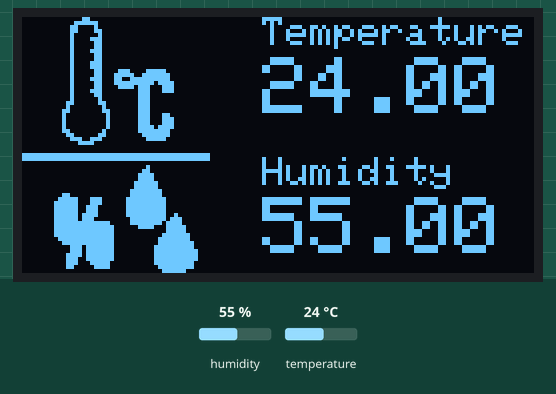
Recording of a sketch running on a simulated Arduino Uno, built with avr-gcc and run on an emulated ATmega328P. Parts: 128×64 one-colour display. Inputs (shaded band) come from the test bench; at power-on: humidity 55 %, temperature 24 °C.

Above: at 3.2 s.
3.3 s: humidity set to 22 %
At 4.6 s:
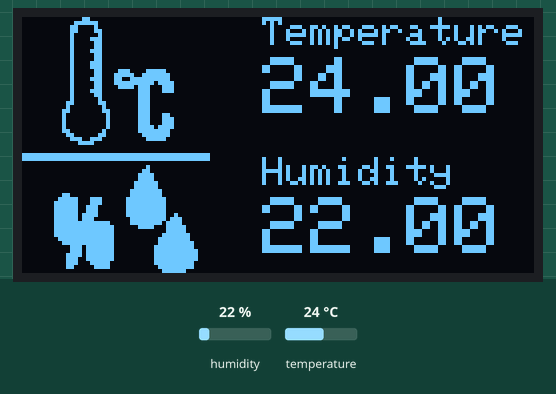
6.0 s: temperature set to 12 °C
At 7.1 s:
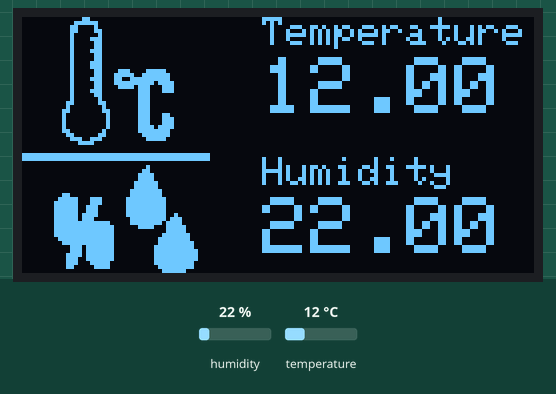
8.7 s: humidity set to 40 %
At 10.9 s:
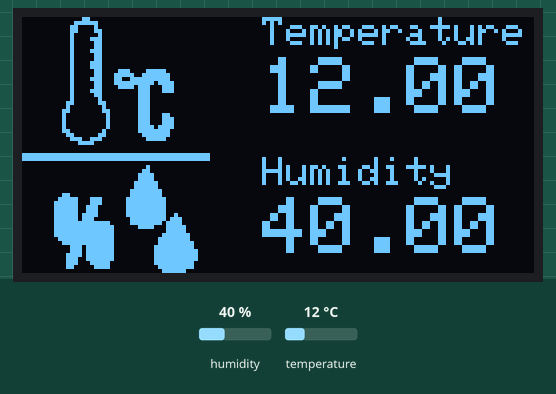
11.8 s: temperature set to 19 °C
At 13.3 s:
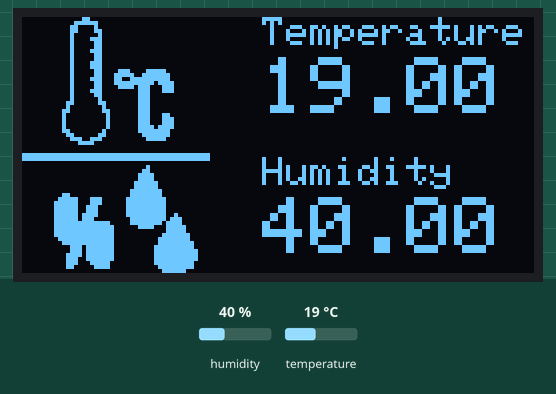
Timing chart, 0 to 14.8 s (numbered marks = the images above; inputs shaded):
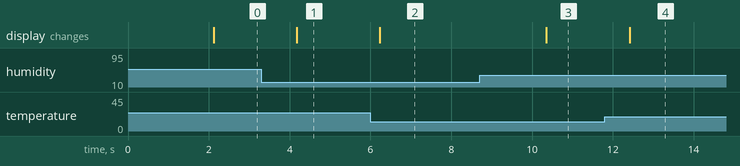

Measured:
- after the input at 3.3 s, the display: changes after 0.88 s (image 1)
- after the input at 6.0 s, the display: changes after 0.24 s (image 2)
- after the input at 8.7 s, the display: changes after 1.7 s (image 3)
- after the input at 11.8 s, the display: changes after 0.61 s (image 4)

The sketch:

dht11_oled_final_final.ino
```cpp
#include <Wire.h>
#include <Adafruit_GFX.h>
#include <Adafruit_SH1106.h>
#include <Adafruit_Sensor.h>
#include "DHT.h"


#define SCREEN_WIDTH 128 // OLED display width, in pixels
#define SCREEN_HEIGHT 64 // OLED display height, in pixels

#define OLED_RESET -1
Adafruit_SH1106 display(OLED_RESET);

#define DHTPIN 2     // Digital pin connected to the DHT sensor

// Uncomment the type of sensor in use:
#define DHTTYPE    DHT11     // DHT 11
//#define DHTTYPE    DHT22     // DHT 22 (AM2302)
//#define DHTTYPE    DHT21     // DHT 21 (AM2301)

DHT dht(DHTPIN, DHTTYPE);

// 'Blog_Parrot-Neonate-Care_Temp-and-humidity', 128x64px
const unsigned char myBitmap [] PROGMEM = {
  0x00, 0x01, 0x80, 0x00, 0x00, 0x00, 0x00, 0x00, 0x00, 0x00, 0x00, 0x00, 0x00, 0x00, 0x00, 0x00,
  0x00, 0x07, 0xe0, 0x00, 0x00, 0x00, 0x00, 0x00, 0x00, 0x00, 0x00, 0x00, 0x00, 0x00, 0x00, 0x00,
  0x00, 0x0c, 0x20, 0x00, 0x00, 0x00, 0x00, 0x00, 0x00, 0x00, 0x00, 0x00, 0x00, 0x00, 0x00, 0x00,
  0x00, 0x0c, 0x30, 0x00, 0x00, 0x00, 0x00, 0x00, 0x00, 0x00, 0x00, 0x00, 0x00, 0x00, 0x00, 0x00,
  0x00, 0x08, 0x10, 0x00, 0x00, 0x00, 0x00, 0x00, 0x00, 0x00, 0x00, 0x00, 0x00, 0x00, 0x00, 0x00,
  0x00, 0x08, 0x70, 0x00, 0x00, 0x00, 0x00, 0x00, 0x00, 0x00, 0x00, 0x00, 0x00, 0x00, 0x00, 0x00,
  0x00, 0x08, 0x30, 0x00, 0x00, 0x00, 0x00, 0x00, 0x00, 0x00, 0x00, 0x00, 0x00, 0x00, 0x00, 0x00,
  0x00, 0x08, 0x30, 0x00, 0x00, 0x00, 0x00, 0x00, 0x00, 0x00, 0x00, 0x00, 0x00, 0x00, 0x00, 0x00,
  0x00, 0x08, 0x70, 0x00, 0x00, 0x00, 0x00, 0x00, 0x00, 0x00, 0x00, 0x00, 0x00, 0x00, 0x00, 0x00,
  0x00, 0x08, 0x30, 0x00, 0x00, 0x00, 0x00, 0x00, 0x00, 0x00, 0x00, 0x00, 0x00, 0x00, 0x00, 0x00,
  0x00, 0x08, 0x30, 0x00, 0x00, 0x00, 0x00, 0x00, 0x00, 0x00, 0x00, 0x00, 0x00, 0x00, 0x00, 0x00,
  0x00, 0x08, 0x70, 0x00, 0x00, 0x00, 0x00, 0x00, 0x00, 0x00, 0x00, 0x00, 0x00, 0x00, 0x00, 0x00,
  0x00, 0x08, 0x70, 0x00, 0x00, 0x00, 0x00, 0x00, 0x00, 0x00, 0x00, 0x00, 0x00, 0x00, 0x00, 0x00,
  0x00, 0x08, 0x30, 0xe1, 0xf0, 0x00, 0x00, 0x00, 0x00, 0x00, 0x00, 0x00, 0x00, 0x00, 0x00, 0x00,
  0x00, 0x08, 0x31, 0xf3, 0xf8, 0x00, 0x00, 0x00, 0x00, 0x00, 0x00, 0x00, 0x00, 0x00, 0x00, 0x00,
  0x00, 0x08, 0x71, 0x9f, 0xf8, 0x00, 0x00, 0x00, 0x00, 0x00, 0x00, 0x00, 0x00, 0x00, 0x00, 0x00,
  0x00, 0x08, 0x31, 0xff, 0xbc, 0x00, 0x00, 0x00, 0x00, 0x00, 0x00, 0x00, 0x00, 0x00, 0x00, 0x00,
  0x00, 0x08, 0x30, 0xf7, 0x1c, 0x00, 0x00, 0x00, 0x00, 0x00, 0x00, 0x00, 0x00, 0x00, 0x00, 0x00,
  0x00, 0x08, 0x70, 0x07, 0x1c, 0x00, 0x00, 0x00, 0x00, 0x00, 0x00, 0x00, 0x00, 0x00, 0x00, 0x00,
  0x00, 0x08, 0x30, 0x07, 0x00, 0x00, 0x00, 0x00, 0x00, 0x00, 0x00, 0x00, 0x00, 0x00, 0x00, 0x00,
  0x00, 0x08, 0x10, 0x07, 0x00, 0x00, 0x00, 0x00, 0x00, 0x00, 0x00, 0x00, 0x00, 0x00, 0x00, 0x00,
  0x00, 0x18, 0x18, 0x07, 0x00, 0x00, 0x00, 0x00, 0x00, 0x00, 0x00, 0x00, 0x00, 0x00, 0x00, 0x00,
  0x00, 0x10, 0x08, 0x07, 0x00, 0x00, 0x00, 0x00, 0x00, 0x00, 0x00, 0x00, 0x00, 0x00, 0x00, 0x00,
  0x00, 0x30, 0x0c, 0x07, 0x00, 0x00, 0x00, 0x00, 0x00, 0x00, 0x00, 0x00, 0x00, 0x00, 0x00, 0x00,
  0x00, 0x20, 0x04, 0x07, 0x18, 0x00, 0x00, 0x00, 0x00, 0x00, 0x00, 0x00, 0x00, 0x00, 0x00, 0x00,
  0x00, 0x20, 0x04, 0x07, 0x1c, 0x00, 0x00, 0x00, 0x00, 0x00, 0x00, 0x00, 0x00, 0x00, 0x00, 0x00,
  0x00, 0x20, 0x04, 0x07, 0x1c, 0x00, 0x00, 0x00, 0x00, 0x00, 0x00, 0x00, 0x00, 0x00, 0x00, 0x00,
  0x00, 0x20, 0x04, 0x07, 0xbc, 0x00, 0x00, 0x00, 0x00, 0x00, 0x00, 0x00, 0x00, 0x00, 0x00, 0x00,
  0x00, 0x30, 0x08, 0x07, 0xf8, 0x00, 0x00, 0x00, 0x00, 0x00, 0x00, 0x00, 0x00, 0x00, 0x00, 0x00,
  0x00, 0x18, 0x18, 0x03, 0xf8, 0x00, 0x00, 0x00, 0x00, 0x00, 0x00, 0x00, 0x00, 0x00, 0x00, 0x00,
  0x00, 0x0e, 0x70, 0x01, 0xf0, 0x00, 0x00, 0x00, 0x00, 0x00, 0x00, 0x00, 0x00, 0x00, 0x00, 0x00,
  0x00, 0x03, 0xc0, 0x00, 0x00, 0x00, 0x00, 0x00, 0x00, 0x00, 0x00, 0x00, 0x00, 0x00, 0x00, 0x00,
  0x00, 0x00, 0x00, 0x00, 0x00, 0x00, 0x00, 0x00, 0x00, 0x00, 0x00, 0x00, 0x00, 0x00, 0x00, 0x00,
  0x00, 0x00, 0x00, 0x00, 0x00, 0x00, 0x00, 0x00, 0x00, 0x00, 0x00, 0x00, 0x00, 0x00, 0x00, 0x00,
  0xff, 0xff, 0xff, 0xff, 0xff, 0xfe, 0x00, 0x00, 0x00, 0x00, 0x00, 0x00, 0x00, 0x00, 0x00, 0x00,
  0xff, 0xff, 0xff, 0xff, 0xff, 0xfe, 0x00, 0x00, 0x00, 0x00, 0x00, 0x00, 0x00, 0x00, 0x00, 0x00,
  0x00, 0x00, 0x00, 0x00, 0x00, 0x00, 0x00, 0x00, 0x00, 0x00, 0x00, 0x00, 0x00, 0x00, 0x00, 0x00,
  0x00, 0x00, 0x00, 0x01, 0x00, 0x00, 0x00, 0x00, 0x00, 0x00, 0x00, 0x00, 0x00, 0x00, 0x00, 0x00,
  0x00, 0x00, 0x00, 0x03, 0x00, 0x00, 0x00, 0x00, 0x00, 0x00, 0x00, 0x00, 0x00, 0x00, 0x00, 0x00,
  0x00, 0x00, 0x00, 0x07, 0x80, 0x00, 0x00, 0x00, 0x00, 0x00, 0x00, 0x00, 0x00, 0x00, 0x00, 0x00,
  0x00, 0x00, 0x00, 0x07, 0x80, 0x00, 0x00, 0x00, 0x00, 0x00, 0x00, 0x00, 0x00, 0x00, 0x00, 0x00,
  0x00, 0x00, 0x00, 0x0f, 0xc0, 0x00, 0x00, 0x00, 0x00, 0x00, 0x00, 0x00, 0x00, 0x00, 0x00, 0x00,
  0x00, 0x00, 0x00, 0x0f, 0xc0, 0x00, 0x00, 0x00, 0x00, 0x00, 0x00, 0x00, 0x00, 0x00, 0x00, 0x00,
  0x00, 0x00, 0x00, 0x1f, 0xe0, 0x00, 0x00, 0x00, 0x00, 0x00, 0x00, 0x00, 0x00, 0x00, 0x00, 0x00,
  0x00, 0x30, 0x00, 0x1f, 0xe0, 0x00, 0x00, 0x00, 0x00, 0x00, 0x00, 0x00, 0x00, 0x00, 0x00, 0x00,
  0x00, 0x7c, 0x70, 0x3f, 0xf0, 0x00, 0x00, 0x00, 0x00, 0x00, 0x00, 0x00, 0x00, 0x00, 0x00, 0x00,
  0x00, 0xfc, 0x70, 0x3f, 0xf0, 0x00, 0x00, 0x00, 0x00, 0x00, 0x00, 0x00, 0x00, 0x00, 0x00, 0x00,
  0x00, 0xfc, 0xe0, 0x3f, 0xf0, 0x00, 0x00, 0x00, 0x00, 0x00, 0x00, 0x00, 0x00, 0x00, 0x00, 0x00,
  0x00, 0xfc, 0xe0, 0x3f, 0xf0, 0x00, 0x00, 0x00, 0x00, 0x00, 0x00, 0x00, 0x00, 0x00, 0x00, 0x00,
  0x00, 0xfd, 0xe0, 0x3f, 0xf2, 0x00, 0x00, 0x00, 0x00, 0x00, 0x00, 0x00, 0x00, 0x00, 0x00, 0x00,
  0x00, 0xfd, 0xc0, 0x1f, 0xf7, 0x00, 0x00, 0x00, 0x00, 0x00, 0x00, 0x00, 0x00, 0x00, 0x00, 0x00,
  0x00, 0xff, 0xfc, 0x1f, 0xef, 0x00, 0x00, 0x00, 0x00, 0x00, 0x00, 0x00, 0x00, 0x00, 0x00, 0x00,
  0x00, 0xff, 0xfe, 0x07, 0x8f, 0x80, 0x00, 0x00, 0x00, 0x00, 0x00, 0x00, 0x00, 0x00, 0x00, 0x00,
  0x00, 0xff, 0xfe, 0x00, 0x0f, 0x80, 0x00, 0x00, 0x00, 0x00, 0x00, 0x00, 0x00, 0x00, 0x00, 0x00,
  0x00, 0xff, 0xfe, 0x00, 0x1f, 0xc0, 0x00, 0x00, 0x00, 0x00, 0x00, 0x00, 0x00, 0x00, 0x00, 0x00,
  0x00, 0x7f, 0xfe, 0x00, 0x3f, 0xc0, 0x00, 0x00, 0x00, 0x00, 0x00, 0x00, 0x00, 0x00, 0x00, 0x00,
  0x00, 0x3f, 0xfe, 0x00, 0x3f, 0xe0, 0x00, 0x00, 0x00, 0x00, 0x00, 0x00, 0x00, 0x00, 0x00, 0x00,
  0x00, 0x0e, 0xfe, 0x00, 0x7f, 0xe0, 0x00, 0x00, 0x00, 0x00, 0x00, 0x00, 0x00, 0x00, 0x00, 0x00,
  0x00, 0x0e, 0xfe, 0x00, 0x7f, 0xf0, 0x00, 0x00, 0x00, 0x00, 0x00, 0x00, 0x00, 0x00, 0x00, 0x00,
  0x00, 0x1e, 0xfe, 0x00, 0x7f, 0xf0, 0x00, 0x00, 0x00, 0x00, 0x00, 0x00, 0x00, 0x00, 0x00, 0x00,
  0x00, 0x1c, 0xfe, 0x00, 0x7f, 0xf0, 0x00, 0x00, 0x00, 0x00, 0x00, 0x00, 0x00, 0x00, 0x00, 0x00,
  0x00, 0x1c, 0x7c, 0x00, 0x7f, 0xe0, 0x00, 0x00, 0x00, 0x00, 0x00, 0x00, 0x00, 0x00, 0x00, 0x00,
  0x00, 0x18, 0x3c, 0x00, 0x3f, 0xe0, 0x00, 0x00, 0x00, 0x00, 0x00, 0x00, 0x00, 0x00, 0x00, 0x00,
  0x00, 0x00, 0x00, 0x00, 0x1f, 0x80, 0x00, 0x00, 0x00, 0x00, 0x00, 0x00, 0x00, 0x00, 0x00, 0x00
};

void setup() {
  Serial.begin(115200);
  dht.begin();
  display.begin(SH1106_SWITCHCAPVCC, 0x3C);
  delay(2000);
  display.clearDisplay();
  display.setTextColor(WHITE);
 display.display();
}

void loop() {


  //read temperature and humidity
  float t = dht.readTemperature();
  float h = dht.readHumidity();
  if (isnan(h) || isnan(t)) {
    Serial.println("Failed to read from DHT sensor!");
  }

  //clear display
  display.clearDisplay();

  // display temperature
  display.setTextSize(1);
  display.setCursor(60,0);
  display.print("Temperature ");
  display.setTextSize(2);
  display.setCursor(60,10);
  display.print(t);


  // display humidity
  display.setTextSize(1);
  display.setCursor(60, 35);
  display.print("Humidity ");
  display.setTextSize(2);
  display.setCursor(60, 45);
  display.print(h);

  display.drawBitmap(0, 0, myBitmap, 128, 64, WHITE);
  display.display();


}
```
